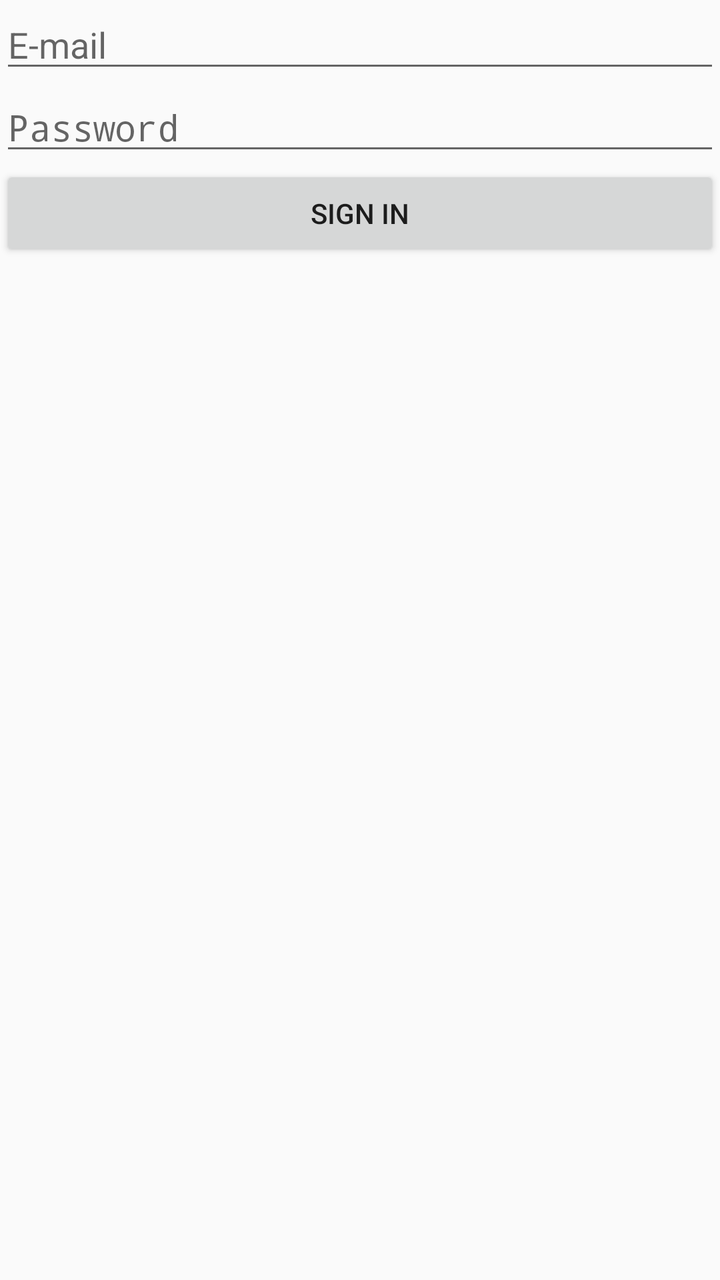
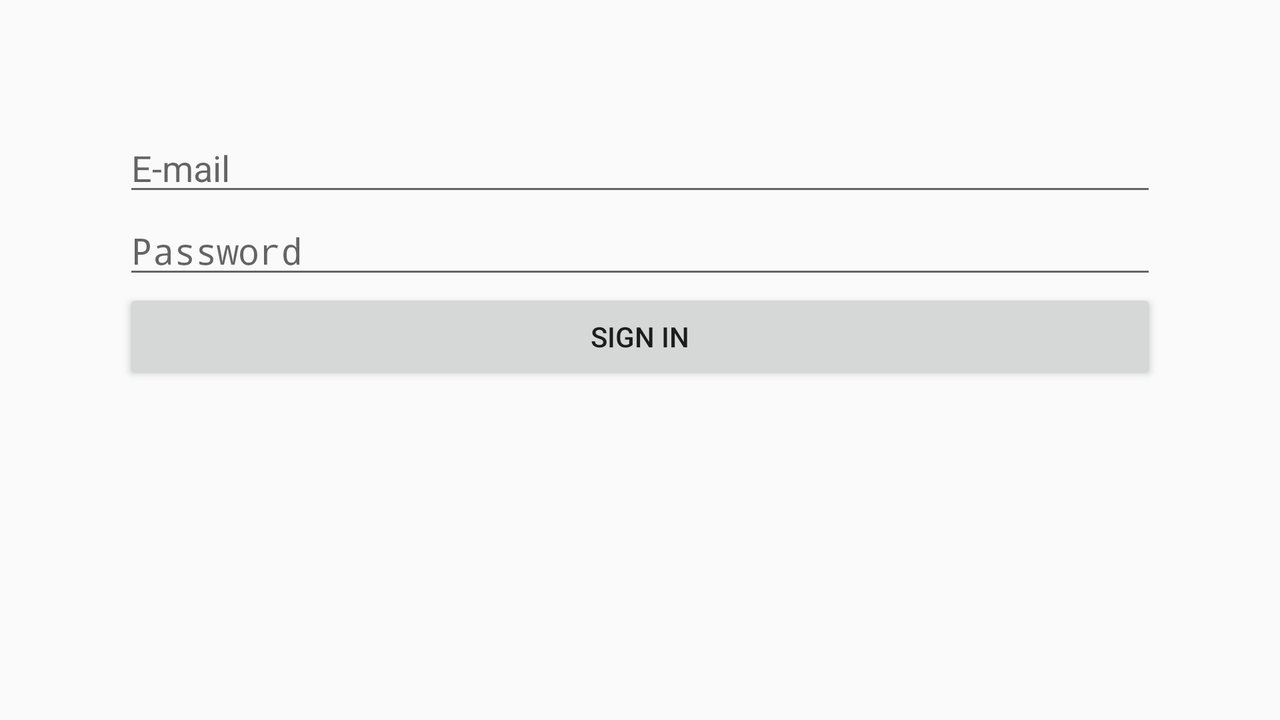

Compare how this app lays out the same screen by default and in its alternative resource folder. The renders come first, then the two layout files and the values they reference.
<!-- AndroidManifest.xml: application theme SymTheme -->
<!-- res/layout/authent.xml -->
<?xml version="1.0" encoding="utf-8"?>
<LinearLayout xmlns:android="http://schemas.android.com/apk/res/android"
    android:layout_width="match_parent"
    android:layout_height="match_parent"
    android:orientation="vertical" >

    <EditText
        android:id="@+id/email"
        android:layout_width="match_parent"
        android:layout_height="wrap_content"
        android:hint="@string/email"
        android:inputType="textEmailAddress" >
        <requestFocus />
    </EditText>

    <EditText
        android:id="@+id/password"
        android:layout_width="match_parent"
        android:layout_height="wrap_content"
        android:ems="10"
        android:hint="@string/psw"
        android:inputType="textPassword" />

    <Button
        android:id="@+id/buttOk"
        android:layout_width="match_parent"
        android:layout_height="wrap_content"
        android:text="@string/signin" />

</LinearLayout>
<!-- resources referenced by this layout -->
<resources>
  <string name="email">E-mail</string>
  <string name="psw">Password</string>
  <string name="signin">Sign in</string>
  <style name="SymTheme" parent="Base.Theme.AppCompat.Light.DarkActionBar">
          
          <item name="colorPrimary">@color/colorPrimary</item>
          <item name="colorPrimaryDark">@color/colorPrimaryDark</item>
          <item name="colorAccent">@color/colorAccent</item>
      </style>
</resources>
<!-- res/layout-land/authent.xml (the repository's variant of the layout above) -->
<!-- drawn on the phone turned sideways -->
<?xml version="1.0" encoding="utf-8"?>
<RelativeLayout xmlns:android="http://schemas.android.com/apk/res/android"
    android:layout_width="match_parent"
    android:layout_height="match_parent"
    android:layout_margin="30pt">


    <EditText
        android:id="@+id/email"
        android:layout_width="match_parent"
        android:layout_height="wrap_content"
        android:layout_alignParentStart="true"
        android:hint="@string/email"
        android:inputType="textEmailAddress">

        <requestFocus />
    </EditText>

    <EditText
        android:id="@+id/password"
        android:layout_width="match_parent"
        android:layout_height="wrap_content"
        android:layout_alignParentStart="false"
        android:layout_alignParentTop="false"
        android:layout_below="@id/email"
        android:ems="10"
        android:hint="@string/psw"
        android:inputType="textPassword" />

    <Button
        android:id="@+id/buttOk"
        android:layout_width="match_parent"
        android:layout_height="wrap_content"
        android:layout_alignParentStart="false"
        android:layout_alignParentTop="false"
        android:layout_below="@id/password"
        android:text="@string/signin" />


</RelativeLayout>
